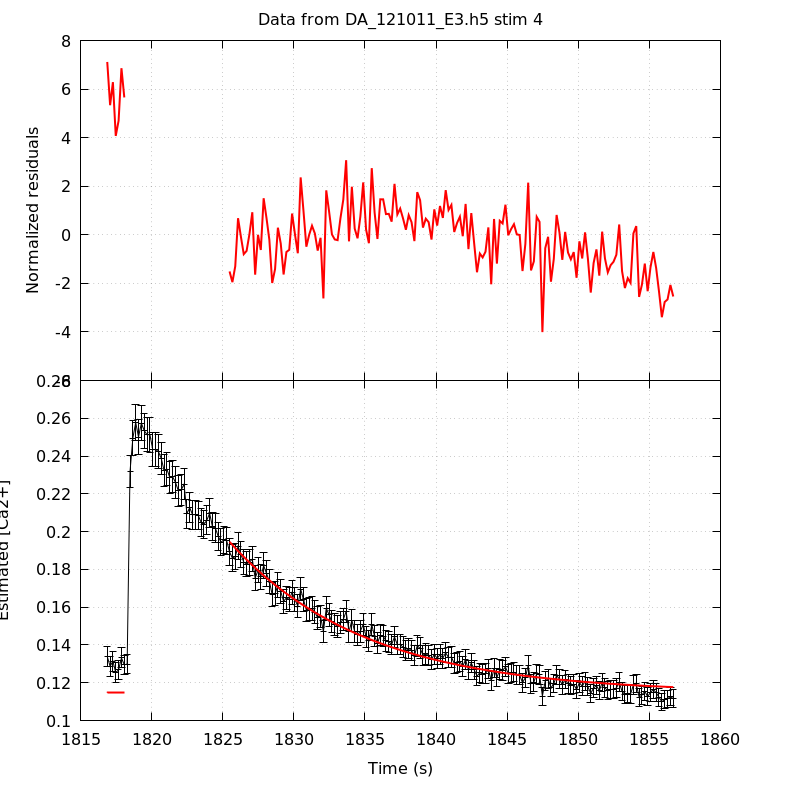

Generate this figure with gnuplot:
unset key
set grid
set multiplot title 'Data from DA_121011_E3.h5 stim 4' noenhanced layout 2,1 margins 0.1,0.9,0.1,0.95 spacing 0,0
set ylabel 'Normalized residuals'
set xtics format ''
plot 'DA_121011_E3_aba_RatioFit_s4' using 1:4 with lines linecolor rgb 'red' linewidth 2
set format x '%g'
set xlabel 'Time (s)'
set ylabel 'Estimated [Ca2+]'
plot 'DA_121011_E3_aba_CaRatio_s4' using 1:2:($3*1.96) with yerrorlines \
     linecolor rgb 'black' linewidth 1,                \
     'DA_121011_E3_aba_RatioFit_s4' using 1:3 with lines linecolor rgb 'red'\
     linewidth 2
unset multiplot
